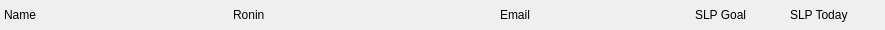
<?xml version="1.0" encoding="UTF-8"?>
<ui version="4.0">
 <class>dataEntryCreator</class>
 <widget class="QWidget" name="dataEntryCreator">
  <property name="geometry">
   <rect>
    <x>0</x>
    <y>0</y>
    <width>885</width>
    <height>30</height>
   </rect>
  </property>
  <property name="minimumSize">
   <size>
    <width>250</width>
    <height>30</height>
   </size>
  </property>
  <property name="maximumSize">
   <size>
    <width>16777215</width>
    <height>30</height>
   </size>
  </property>
  <property name="windowTitle">
   <string>Form</string>
  </property>
  <layout class="QVBoxLayout" name="verticalLayout">
   <property name="spacing">
    <number>0</number>
   </property>
   <property name="leftMargin">
    <number>0</number>
   </property>
   <property name="topMargin">
    <number>0</number>
   </property>
   <property name="rightMargin">
    <number>0</number>
   </property>
   <property name="bottomMargin">
    <number>0</number>
   </property>
   <item>
    <widget class="QWidget" name="data" native="true">
     <property name="minimumSize">
      <size>
       <width>0</width>
       <height>30</height>
      </size>
     </property>
     <property name="maximumSize">
      <size>
       <width>16777215</width>
       <height>30</height>
      </size>
     </property>
     <property name="styleSheet">
      <string notr="true"/>
     </property>
     <layout class="QHBoxLayout" name="horizontalLayout">
      <property name="spacing">
       <number>0</number>
      </property>
      <property name="leftMargin">
       <number>0</number>
      </property>
      <property name="topMargin">
       <number>0</number>
      </property>
      <property name="rightMargin">
       <number>0</number>
      </property>
      <property name="bottomMargin">
       <number>0</number>
      </property>
      <item alignment="Qt::AlignVCenter">
       <widget class="QWidget" name="dataContainer" native="true">
        <property name="minimumSize">
         <size>
          <width>695</width>
          <height>0</height>
         </size>
        </property>
        <property name="styleSheet">
         <string notr="true">QWidget{border-right: 0px;}</string>
        </property>
        <layout class="QHBoxLayout" name="horizontalLayout_2">
         <property name="leftMargin">
          <number>4</number>
         </property>
         <item>
          <widget class="QLabel" name="nameData">
           <property name="minimumSize">
            <size>
             <width>223</width>
             <height>0</height>
            </size>
           </property>
           <property name="maximumSize">
            <size>
             <width>223</width>
             <height>16777215</height>
            </size>
           </property>
           <property name="text">
            <string>Name</string>
           </property>
          </widget>
         </item>
         <item>
          <widget class="QLabel" name="roninData">
           <property name="minimumSize">
            <size>
             <width>260</width>
             <height>0</height>
            </size>
           </property>
           <property name="maximumSize">
            <size>
             <width>9999999</width>
             <height>16777215</height>
            </size>
           </property>
           <property name="text">
            <string>Ronin</string>
           </property>
          </widget>
         </item>
         <item>
          <widget class="QLabel" name="emailData">
           <property name="minimumSize">
            <size>
             <width>186</width>
             <height>0</height>
            </size>
           </property>
           <property name="maximumSize">
            <size>
             <width>186</width>
             <height>16777215</height>
            </size>
           </property>
           <property name="text">
            <string>Email</string>
           </property>
          </widget>
         </item>
        </layout>
       </widget>
      </item>
      <item alignment="Qt::AlignVCenter">
       <widget class="QWidget" name="slpDataContainer" native="true">
        <property name="maximumSize">
         <size>
          <width>190</width>
          <height>16777215</height>
         </size>
        </property>
        <property name="styleSheet">
         <string notr="true"/>
        </property>
        <layout class="QHBoxLayout" name="horizontalLayout_3">
         <property name="spacing">
          <number>0</number>
         </property>
         <property name="leftMargin">
          <number>0</number>
         </property>
         <property name="topMargin">
          <number>0</number>
         </property>
         <property name="rightMargin">
          <number>1</number>
         </property>
         <property name="bottomMargin">
          <number>0</number>
         </property>
         <item>
          <widget class="QLabel" name="slpGoalData">
           <property name="minimumSize">
            <size>
             <width>95</width>
             <height>0</height>
            </size>
           </property>
           <property name="maximumSize">
            <size>
             <width>95</width>
             <height>16777215</height>
            </size>
           </property>
           <property name="text">
            <string>SLP Goal</string>
           </property>
          </widget>
         </item>
         <item>
          <widget class="QLabel" name="slpTodayData">
           <property name="minimumSize">
            <size>
             <width>94</width>
             <height>0</height>
            </size>
           </property>
           <property name="maximumSize">
            <size>
             <width>94</width>
             <height>16777215</height>
            </size>
           </property>
           <property name="text">
            <string>SLP Today</string>
           </property>
          </widget>
         </item>
        </layout>
       </widget>
      </item>
     </layout>
    </widget>
   </item>
  </layout>
 </widget>
 <resources/>
 <connections/>
</ui>
